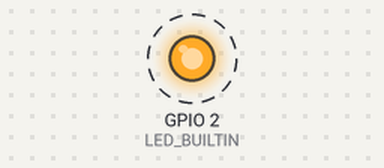
The sketch below on a simulated ESP8266 (NodeMCU). On the bench: output pins drawn as LEDs (lit = HIGH, except the on-board LED, lit = LOW). Dashed ring = blinking. WiFi joins after 1.5 s; servers stay silent unless stated; what the sketch prints to the serial monitor is not drawn.

Above: at 7.7 s.
Timing chart, 0 to 10.5 s (numbered marks = the images above):
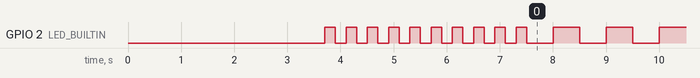

The sketch:

BlinkOTA.ino
```cpp
#include <ESP8266WiFi.h>
#include <ESP8266mDNS.h>
#include <WiFiUdp.h>
#include <ArduinoOTA.h>

#define ssid "itsharsh"
#define password "randi123"
char* otaHost = "espwifi";
char* otaPassword = "itsharsh";

void initOTA()
{
  Serial.print("Connecting to WiFi");
  WiFi.mode(WIFI_STA);
  WiFi.begin(ssid, password);
  int count = 0;
  while (WiFi.waitForConnectResult() != WL_CONNECTED) {
    Serial.print(".");
    delay(500);
    count++;
    if (count > 30)
      break;
  }
  delay(1000);
  if (count > 30)
    ESP.restart();

  Serial.println("\nWiFi Connected");
  Serial.print("IP Address: ");
  Serial.println(WiFi.localIP());

  ArduinoOTA.setPort(8266);
  ArduinoOTA.setHostname(otaHost);
  ArduinoOTA.setPassword(otaPassword);

ArduinoOTA.onStart([]() {
    String type;
    if (ArduinoOTA.getCommand() == U_FLASH) {
      type = "sketch";
    } else { // U_SPIFFS
      type = "filesystem";
    }

    // NOTE: if updating SPIFFS this would be the place to unmount SPIFFS using SPIFFS.end()
    Serial.println("Start updating " + type);
  });
  ArduinoOTA.onEnd([]() {
    Serial.println("\nEnd");
  });
  ArduinoOTA.onProgress([](unsigned int progress, unsigned int total) {
    Serial.printf("Progress: %u%%\r", (progress / (total / 100)));
  });
  ArduinoOTA.onError([](ota_error_t error) {
    Serial.printf("Error[%u]: ", error);
    if (error == OTA_AUTH_ERROR) {
      Serial.println("Auth Failed");
    } else if (error == OTA_BEGIN_ERROR) {
      Serial.println("Begin Failed");
    } else if (error == OTA_CONNECT_ERROR) {
      Serial.println("Connect Failed");
    } else if (error == OTA_RECEIVE_ERROR) {
      Serial.println("Receive Failed");
    } else if (error == OTA_END_ERROR) {
      Serial.println("End Failed");
    }
  });

  ArduinoOTA.begin();
  delay(1000);
}

void setup() {
  Serial.begin(115200);
  pinMode(LED_BUILTIN, OUTPUT);
  initOTA();


  for (int i = 0; i < 10; i++) {
    digitalWrite(LED_BUILTIN, LOW);
    delay(200);
    digitalWrite(LED_BUILTIN, HIGH);
    delay(200);
  }
}

void loop() {
  ArduinoOTA.handle();
  for (int i = 0; i < 4; i++) {
    digitalWrite(LED_BUILTIN, LOW);
    delay(500);
    digitalWrite(LED_BUILTIN, HIGH);
    delay(500);
  }
}
```

Measured:
- by itself, GPIO 2 (LED_BUILTIN): goes 9 × (LOW 0.20 s, HIGH 0.20 s), 122 × (LOW 0.50 s, HIGH 0.50 s), then LOW
